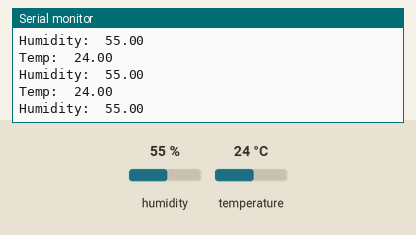
This sketch was run on a simulated Arduino Uno, built with avr-gcc and run on an emulated ATmega328P. Shown: the last lines printed to the serial monitor. The inputs (shaded band) are chosen by the test bench; at power-on: humidity 55 %, temperature 24 °C.

Above: at 3.2 s.
3.3 s: humidity set to 22 %
At 4.36 s:
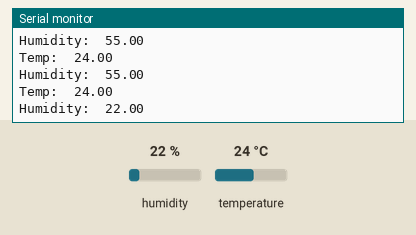
6.0 s: temperature set to 12 °C
At 6.39 s:
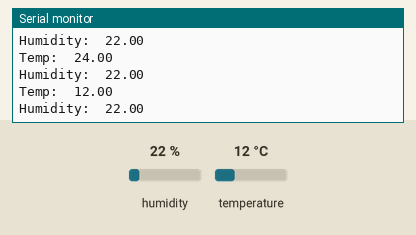
8.7 s: humidity set to 40 %
At 10.45 s:
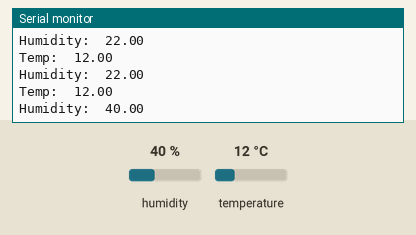
Timing chart, 0 to 11.9 s (numbered marks = the images above; inputs shaded):
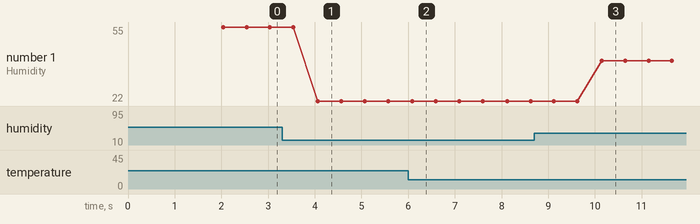

Measured:
- after the input at 3.3 s, the serial monitor: prints a new line after 0.77 s (image 1)
- after the input at 6.0 s, the serial monitor: prints a new line after 0.08 s (image 2)
- after the input at 8.7 s, the serial monitor: prints a new line after 1.4 s (image 3)
- plotted number 1: 55 → 22 after the input at 3.3 s, 22 → 40 after the input at 8.7 s

The sketch:

DHT_SENSOR_TEST.ino
```cpp
#include <DHT.h> // download the library from library manger


#define DHTTYPE DHT11

#define DHTPIN 9


DHT dht (DHTPIN, DHTTYPE);


void setup() {
  // put your setup code here, to run once:
  dht.begin();

  Serial.begin(9600);

  Serial.println("DHT Temp And Humidity");

  delay(2000);
}

void loop() {
  // put your main code here, to run repeatedly:
  float T = dht.readTemperature();

  float H = dht.readHumidity();


  Serial.print("Temp:  ");

  Serial.println(T);


  Serial.print("Humidity:  ");

  Serial.println(H);

  delay(500);
  //End code
}
```
